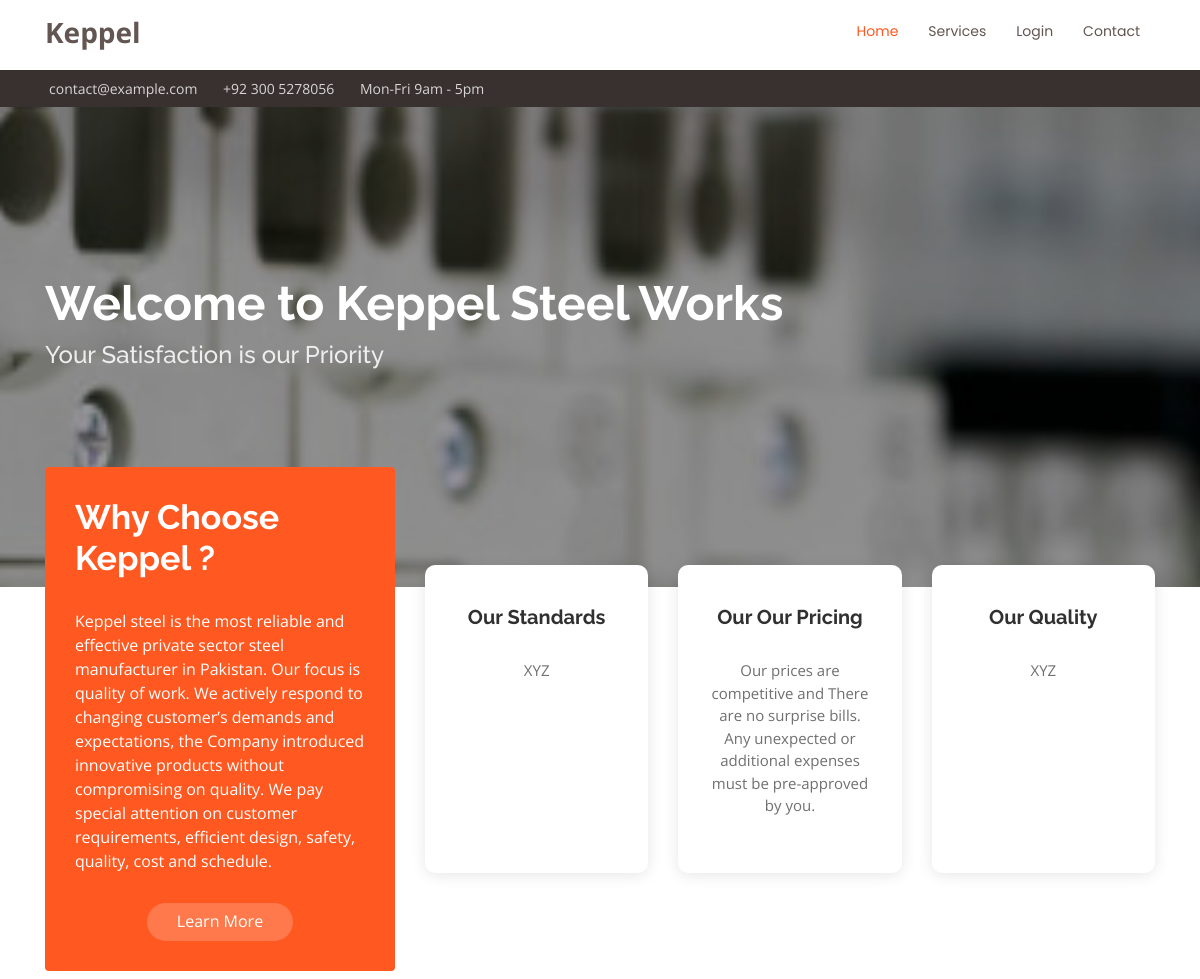
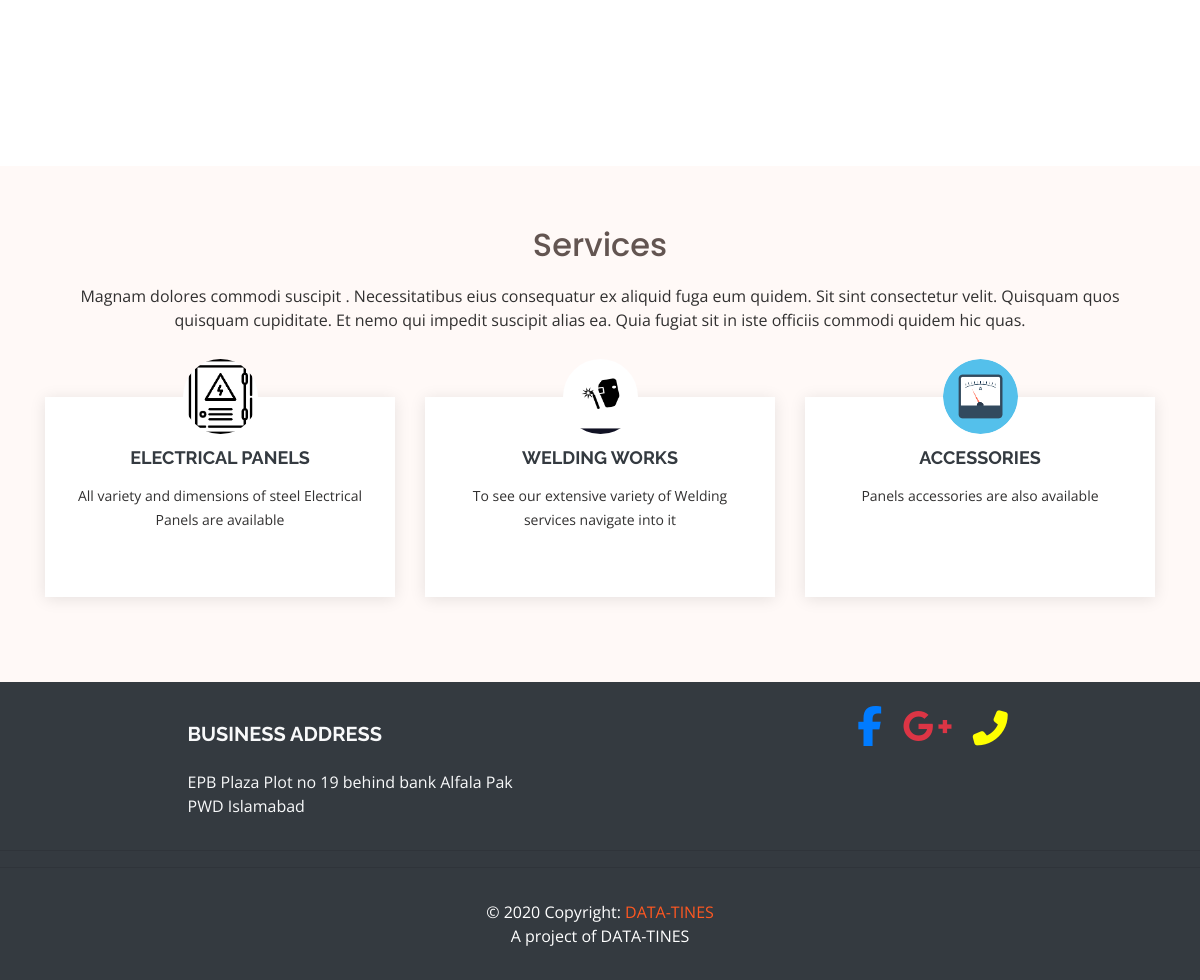
The page / on the database its author committed (2 pictures, top to bottom).
### basic_app/models.py (models this page shows, shortened)
class services(models.Model):
    name = models.CharField(max_length=25)
    description = models.TextField()
    picture = models.ImageField()

### basic_app/views.py (the view)
# urls.py: path('',views.index,name='index'),
def index(request):
    svc = models.services.objects.all()
    return render(request, 'basic_app/index.html', {'obj': svc})

### templates/basic_app/index.html (shortened to what this page needs)
{%extends 'basic_app/base.html'%}
{%block body_block%}
{%load static%}
  <section id="hero" class="d-flex flex-column justify-content-center align-items-center" style="background-image:url({%static 'cover.jpg'%});background-size:cover">
    <div class="container" data-aos="fade-in" >
      <h1>Welcome to Keppel Steel Works</h1>
      <h2>Your Satisfaction is our Priority</h2>
    </div>
  </section>
  <main id="main">
    <section id="why-us" class="why-us">
      <div class="container">
        <div class="row">
          <div class="col-xl-4 col-lg-5" data-aos="fade-up">
            <div class="content">
              <h3>Why Choose Keppel ?</h3>
              <p>
                Keppel steel is the most reliable and effective private sector
                steel manufacturer in Pakistan. Our focus is quality of work.
                We actively respond to changing customer’s demands and expectations,
                the Company introduced innovative products without compromising on quality.
                We pay special attention on customer requirements, efficient design, safety, quality, cost and schedule.
              </p>
              <div class="text-center">
                <a href="#" class="more-btn">Learn More </a>
              </div>
            </div>
          </div>
          <div class="col-xl-8 col-lg-7 d-flex">
            <div class="icon-boxes d-flex flex-column justify-content-center">
              <div class="row">
                <div class="col-xl-4 d-flex align-items-stretch" data-aos="fade-up" data-aos-delay="100">
                  <div class="icon-box mt-4 mt-xl-0">
                    <h4>Our Standards</h4>
                    <p>XYZ</p>
                  </div>
                </div>
                <div class="col-xl-4 d-flex align-items-stretch" data-aos="fade-up" data-aos-delay="200">
                  <div class="icon-box mt-4 mt-xl-0">
                    <h4>Our Our Pricing</h4>
                    <p>Our prices are competitive and
                      There are no surprise bills. Any unexpected or additional expenses must be pre-approved by you. </p>
                  </div>
                </div>
                <div class="col-xl-4 d-flex align-items-stretch" data-aos="fade-up" data-aos-delay="300">
                  <div class="icon-box mt-4 mt-xl-0">
                    <h4>Our Quality</h4>
                    <p>XYZ</p>
                  </div>
                </div>
              </div>
            </div>
          </div>
        </div>
      </div>
    </section>
    <section id="clients" class="clients">
      <div class="container" data-aos="fade-up">
        <div class="owl-carousel clients-carousel">
        </div>
      </div>
    </section>
    <section id="services" class="services section-bg">
      <div class="container">
        <div class="section-title" data-aos="fade-up">
          <h2>Services</h2>
          <p>Magnam dolores commodi suscipit
            . Necessitatibus eius consequatur ex aliquid fuga eum quidem. Sit sint consectetur velit. Quisquam quos quisquam cupiditate. Et nemo qui impedit suscipit alias ea. Quia fugiat sit in iste officiis commodi quidem hic quas.</p>
        </div>
        <div class="row">
           {%for service in obj%}
            <div class="col-lg-4 col-md-6" data-aos="fade-up">
            <div class="icon-box">
              <div class="icon"><img src="/media/{{service.picture}}" class="rounded-circle z-depth-1" alt="Sample avatar" style="width:75px ;height:75px;"></div>
              <h4 class="title"><a href="{{service.id}}">{{service.name}}</a></h4>
              <p class="description">{{service.description}}</p>
            </div>
          </div>
        {%endfor%}
        </div>
      </div>
    </section>
{%endblock%}

### templates/basic_app/base.html (shortened to what this page needs)
<!DOCTYPE html>
<html lang="en">
{%load static%}
<head>
  <link rel="stylesheet" href="https://maxcdn.bootstrapcdn.com/bootstrap/4.0.0/css/bootstrap.min.css">
  <link href="{%static "style.css"%}" rel="stylesheet">
</head>
<body>
 <header id="header">
    <div class="container d-flex">
      <div class="logo mr-auto">
        <h1 class="text-light"><a href="{%url 'basic_app:index'%}"><span>Keppel</span></a></h1>
      </div>
      <nav class="nav-menu d-none d-lg-block">
        <ul>
          <li class="active"><a href="{%url 'basic_app:index'%}">Home</a></li>
          <li><a href="#services">Services</a></li>
          {% if request.user.is_authenticated %}
                <li><a href="{%url 'basic_app:createSvc'%}">Create Service</a></li>
                <li><a href="{%url 'basic_app:createProduct'%}">Add Product</a></li>
                <li class="nav-item"><a class="nav-link" href="{%url 'logout'%}">Logout</a></li>
                {% else %}
                <li class="nav-item"><a class="nav-link" href="{%url 'basic_app:login'%}">Login</a></li>
            {% endif %}
          <li><a href="#contact">Contact</a></li>
        </ul>
      </nav>
    </div>
  </header>
  <section id="topbar" class="d-none d-lg-block">
    <div class="container d-flex">
      <div class="contact-info mr-auto">
        <ul>
          <li><i class="icofont-envelope"></i><a href="mailto:contact@example.com">contact@example.com</a></li>
          <li><i class="icofont-phone"></i> +92 300 5278056</li>
          <li><i class="icofont-clock-time icofont-flip-horizontal"></i> Mon-Fri 9am - 5pm</li>
        </ul>
      </div>
  </section>
{%block body_block%}
{%endblock%}
<footer class="page-footer font-small bg-dark pt-4" id="contact">
  <div class="container text-center text-md-left">
    <div class="row">
      <div class="col-md-4 mx-auto">
        <h5 class="font-weight-bold text-uppercase mt-3 mb-4 text-light">Business Address</h5>
        <p class="text-light">EPB Plaza Plot no 19 behind bank Alfala Pak PWD Islamabad</p>
      </div>
        <br>
        <br>
      <div class="col-md-2 mx-auto">
        <ul class="list-unstyled list-inline text-center">
    <li class="list-inline-item">
      <a class="btn-floating btn-fb mx-1" href="https://www.facebook.com/rumman.iftikhar">
        <i class="fab fa-facebook-f text-primary" style='font-size:40px;'> </i>
      </a>
    </li>
    <li class="list-inline-item">
      <a class="btn-floating btn-gplus mx-1" >
        <i class="fab fa-google-plus-g text-danger" style='font-size:40px;'> </i>
      </a>
    </li>
    <li class="list-inline-item">
      <a class="btn-floating btn-dribbble mx-1" href="tel:+923005278056">
          <i class='fas fa-phone-alt' style='font-size:35px;color:yellow'></i>
      </a>
    </li>
  </ul>
      </div>
    </div>
  </div>
  <hr>
  <hr>
  <div class="footer-copyright text-center py-3 text-white">© 2020 Copyright:
    <a href="datatines.pythonanywhere.com "> DATA-TINES</a>
     <p class="text-white">A project of DATA-TINES</p>
  </div>
</footer>
</body>
</html>

### static/style.css (style rules this page uses)
body { font-family: "Open Sans", sans-serif; color: #313030; }
a { color: #ff5821; }
h1, h2, h3, h4, h5, h6 { font-family: "Raleway", sans-serif; }
#topbar { background: #39312f; font-size: 14px; padding: 0; color: rgba(255, 255, 255, 0.8); }
#topbar .contact-info ul { padding: 0; margin: 0; list-style: none; }
#topbar .contact-info li { display: inline-block; padding: 8px 0; }
#topbar .contact-info li + li { margin-left: 18px; }
#topbar .contact-info a { color: rgba(255, 255, 255, 0.8); transition: 0.3s; }
#topbar .contact-info i { color: #ff5821; padding-right: 4px; }
#header { height: 70px; transition: all 0.5s; z-index: 997; transition: all 0.5s; padding: 10px 0; background: #fff; }
#header .logo h1 { font-size: 28px; margin: 0; padding: 8px 0; line-height: 1; font-weight: 700; font-family: "Open Sans", sans-serif; }
#header .logo h1 a, #header .logo h1 a:hover { color: #635551; text-decoration: none; }
#main { margin-top: 80px; z-index: 3; }
.nav-menu, .nav-menu * { margin: 0; padding: 0; list-style: none; }
.nav-menu > ul > li { position: relative; white-space: nowrap; float: left; }
.nav-menu a { display: block; position: relative; color: #635551; padding: 11px 15px; transition: 0.3s; font-size: 14px; font-family: "Poppins", sans-serif; }
.nav-menu a:hover, .nav-menu .active > a, .nav-menu li:hover > a { color: #ff5821; text-decoration: none; }
#hero { width: 100%; height: 60vh; background: url("../img/hero-bg.jpg") center center; background-size: cover; position: relative; z-index: 1; padding: 0; margin-bottom: -200px; }
#hero:before { content: ""; background: rgba(0, 0, 0, 0.4); position: absolute; bottom: 0; top: 0; left: 0; right: 0; }
#hero .container { z-index: 2; }
#hero h1 { margin: 0 0 10px 0; font-size: 48px; font-weight: 700; line-height: 56px; color: #fff; }
#hero h2 { color: #eee; margin-bottom: 50px; font-size: 24px; }
@media (min-width: 1024px) { #hero { background-attachment: fixed; } }
section { padding: 60px 0; overflow: hidden; }
.section-bg { background-color: #fff9f7; }
.section-title { text-align: center; padding-bottom: 30px; }
.section-title h2 { font-size: 32px; font-weight: 500; margin-bottom: 20px; padding-bottom: 0; font-family: "Poppins", sans-serif; color: #635551; }
.section-title p { margin-bottom: 0; }
.why-us { padding: 0 0 30px 0; position: relative; z-index: 3; }
.why-us .content { padding: 30px; background: #ff5821; border-radius: 4px; color: #fff; }
.why-us .content h3 { font-weight: 700; font-size: 34px; margin-bottom: 30px; }
.why-us .content p { margin-bottom: 30px; }
.why-us .content .more-btn { display: inline-block; background: rgba(255, 255, 255, 0.2); padding: 6px 30px 8px 30px; color: #fff; border-radius: 50px; transition: all ease-in-out 0.4s; }
.why-us .icon-boxes .icon-box { text-align: center; border-radius: 10px; background: #fff; box-shadow: 0px 2px 15px rgba(0, 0, 0, 0.1); padding: 40px 30px; width: 100%; }
.why-us .icon-boxes .icon-box h4 { font-size: 20px; font-weight: 700; margin: 0 0 30px 0; }
.why-us .icon-boxes .icon-box p { font-size: 15px; color: #716f6f; }
.services .icon-box { padding: 50px 20px; margin-top: 35px; margin-bottom: 25px; text-align: center; height: 200px; position: relative; background: #fff; box-shadow: 0px 2px 15px rgba(0, 0, 0, 0.1); }
.services .icon { position: absolute; top: -36px; left: calc(50% - 36px); transition: 0.2s; border-radius: 50%; border: 6px solid #fff; display: flex; justify-content: center; align-items: center; flex-direction: column; text-align: center; width: 72px; height: 72px; background: #ff5821; }
.services .title { font-weight: 700; margin-bottom: 15px; font-size: 18px; text-transform: uppercase; }
.services .title a { color: #343a40; }
.services .description { line-height: 24px; font-size: 14px; }

### rows shown on the page
services: picture (picture), name "ELECTRICAL PANELS", description "All variety and dimensions of steel Electrical Panels are available"
services: picture (picture), name "WELDING WORKS", description "To see our extensive variety of Welding services navigate into it"
services: picture (picture), name "ACCESSORIES", description "Panels accessories are also available"
